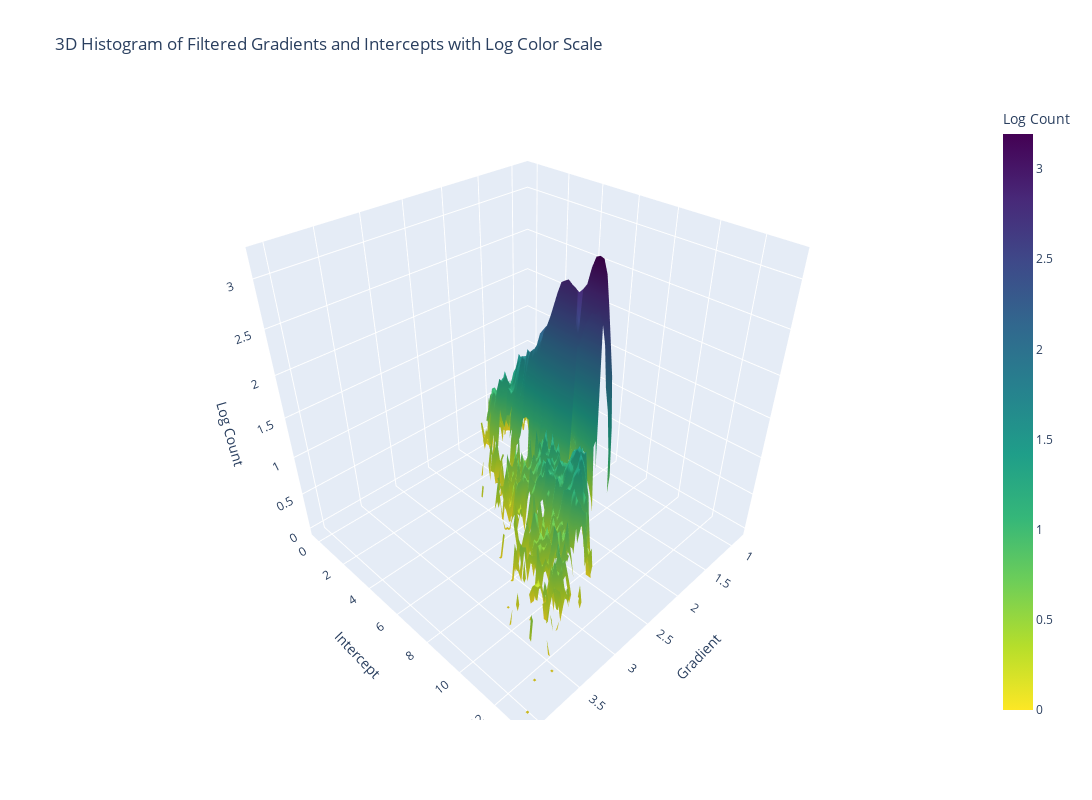

Notebook source saved alongside this figure:
### Code cell
def plot_3d_histogram_with_log_scale(array):
    # Filter data based on the specified range
    
    gradients = array[:, 0]
    intercepts = array[:, 1]

    # Compute 2D histogram
    hist, xedges, yedges = np.histogram2d(gradients, intercepts, bins=100)
    
    # Log-transform the histogram counts and set zero-counts to NaN
    hist = np.log10(hist + 1e-10)  # Add small constant for log stability
    hist[hist == -10] = np.nan  # Set zero counts to NaN to exclude them

    # Create meshgrid for centers of bins
    x_centers = (xedges[1:] + xedges[:-1]) / 2
    y_centers = (yedges[1:] + yedges[:-1]) / 2

    # Plot with Plotly
    fig = go.Figure(data=[go.Surface(
        z=hist.T,
        x=x_centers,
        y=y_centers,
        colorscale='Viridis',
        colorbar=dict(title="Log Count"),
        reversescale=True)])

    # Layout update
    fig.update_layout(
        width=1200,  # Increase width
        height=800,  # Increase height
        title="3D Histogram of Filtered Gradients and Intercepts with Log Color Scale",
        scene=dict(
            xaxis_title="Gradient",
            yaxis_title="Intercept",
            zaxis_title="Log Count"
        )
    )
    fig.show()


plot_3d_histogram_with_log_scale(results)

### Figure 1 — Plotly figure (JSON) as saved in the notebook; plotly's stock layout.template omitted (floating-point values rounded to 4 significant figures; data arrays with more than 128 entries replaced by an {"elided": "..."} marker saying what was removed)
{"data": [{"colorbar": {"title": {"text": "Log Count"}}, "colorscale": [[0, "#440154"], [0.1111, "#482878"], [0.2222, "#3e4989"], [0.3333, "#31688e"], [0.4444, "#26828e"], [0.5556, "#1f9e89"], [0.6667, "#35b779"], [0.7778, "#6ece58"], [0.8889, "#b5de2b"], [1, "#fde725"]], "reversescale": true, "type": "surface", "x": [0.3654, 0.4102, 0.455, 0.4999, 0.5447, 0.5895, 0.6343, 0.6791, 0.7239, 0.7688, 0.8136, 0.8584, 0.9032, 0.948, 0.9928, 1.038, 1.082, 1.127, 1.172, 1.217, 1.262, 1.307, 1.351, 1.396, 1.441, 1.486, 1.531, 1.575, 1.62, 1.665, 1.71, 1.755, 1.8, 1.844, 1.889, 1.934, 1.979, 2.024, 2.068, 2.113, 2.158, 2.203, 2.248, 2.293, 2.337, 2.382, 2.427, 2.472, 2.517, 2.561, 2.606, 2.651, 2.696, 2.741, 2.785, 2.83, 2.875, 2.92, 2.965, 3.01, 3.054, 3.099, 3.144, 3.189, 3.234, 3.278, 3.323, 3.368, 3.413, 3.458, 3.503, 3.547, 3.592, 3.637, 3.682, 3.727, 3.771, 3.816, 3.861, 3.906, 3.951, 3.996, 4.04, 4.085, 4.13, 4.175, 4.22, 4.264, 4.309, 4.354, 4.399, 4.444, 4.488, 4.533, 4.578, 4.623, 4.668, 4.713, 4.757, 4.802], "y": [-3.817, -3.628, -3.439, -3.249, -3.06, -2.871, -2.682, -2.493, -2.303, -2.114, -1.925, -1.736, -1.547, -1.358, -1.168, -0.9792, -0.79, -0.6008, -0.4116, -0.2224, -0.03324, 0.1559, 0.3451, 0.5343, 0.7235, 0.9127, 1.102, 1.291, 1.48, 1.669, 1.859, 2.048, 2.237, 2.426, 2.615, 2.805, 2.994, 3.183, 3.372, 3.561, 3.75, 3.94, 4.129, 4.318, 4.507, 4.696, 4.886, 5.075, 5.264, 5.453, 5.642, 5.831, 6.021, 6.21, 6.399, 6.588, 6.777, 6.967, 7.156, 7.345, 7.534, 7.723, 7.913, 8.102, 8.291, 8.48, 8.669, 8.858, 9.048, 9.237, 9.426, 9.615, 9.804, 9.994, 10.18, 10.37, 10.56, 10.75, 10.94, 11.13, 11.32, 11.51, 11.7, 11.89, 12.07, 12.26, 12.45, 12.64, 12.83, 13.02, 13.21, 13.4, 13.59, 13.78, 13.97, 14.16, 14.34, 14.53, 14.72, 14.91], "z": {"elided": "100x100 float values"}}], "layout": {"height": 800, "scene": {"xaxis": {"title": {"text": "Gradient"}}, "yaxis": {"title": {"text": "Intercept"}}, "zaxis": {"title": {"text": "Log Count"}}}, "title": {"text": "3D Histogram of Filtered Gradients and Intercepts with Log Color Scale"}, "width": 1200}}
